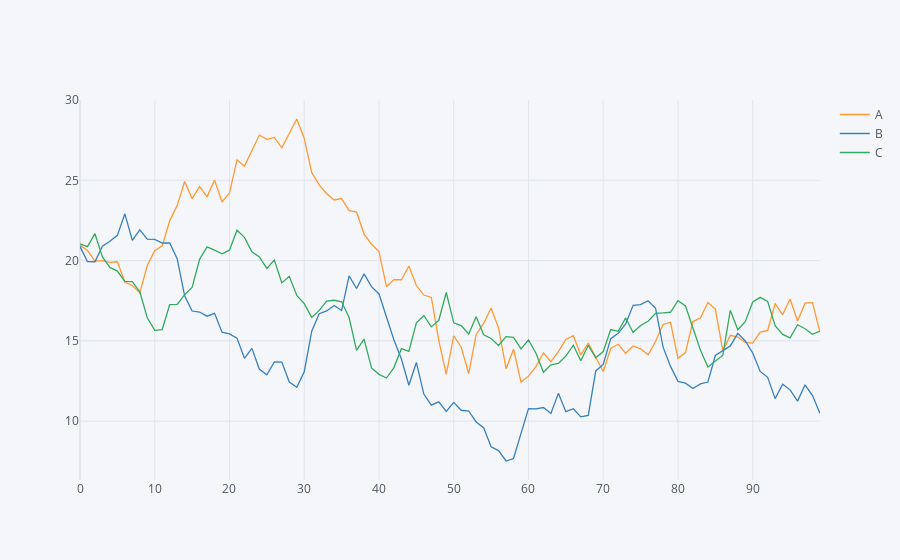

Here is the notebook cell this chart was saved with:
### Code cell
df.iplot()

#This will create a plotly graph which is interactive in nature
